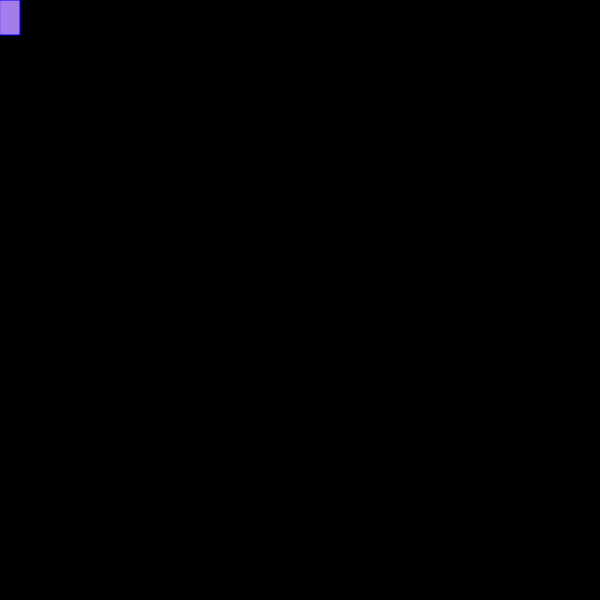
Frame 1 (no input)
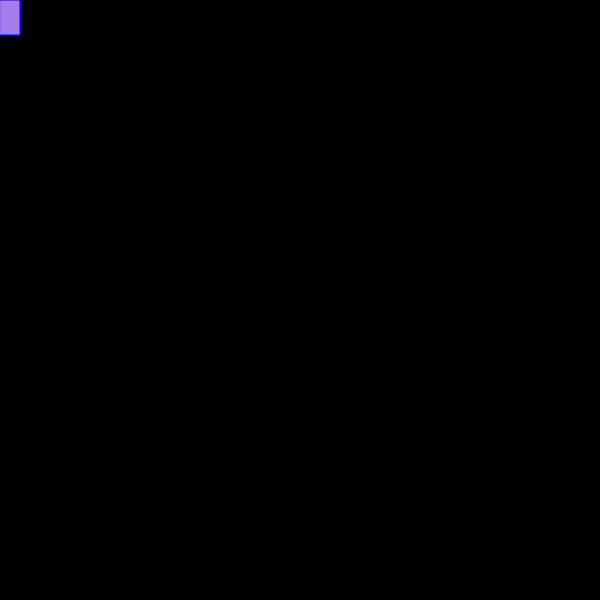
Frame 60 (no input)
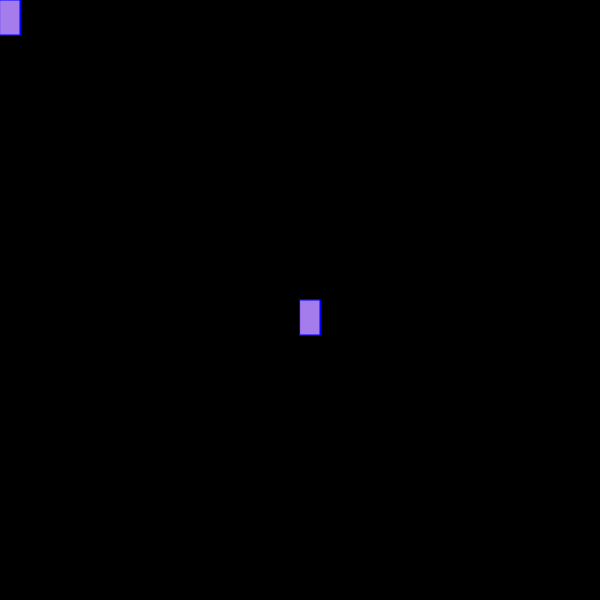
Frame 120 (the mouse pressed at the canvas centre since frame 60)

The p5.js sketch that drew these frames (run headless with seeded random() and noise() and a simulated clock; from frame 60 on, the mouse is pressed at the canvas centre):

// p5.js sketch
// ── sketch.js
function setup() {
  createCanvas(600, 600);
background("black");
}

function draw() {
  
  
 stroke("blue")
  fill("#A47CEC")
  //console.log (mouseIsPressed);
  
  if (mouseIsPressed); {
    rect(mouseX, mouseY, 20, 35)
  }
}
